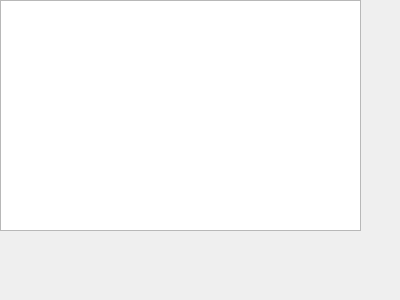
<?xml version="1.0" encoding="UTF-8"?>
<ui version="4.0">
 <class>MainWindow</class>
 <widget class="QMainWindow" name="MainWindow">
  <property name="geometry">
   <rect>
    <x>0</x>
    <y>0</y>
    <width>400</width>
    <height>300</height>
   </rect>
  </property>
  <property name="windowTitle">
   <string>MainWindow</string>
  </property>
  <property name="windowIcon">
   <iconset resource="icon.qrc">
    <normaloff>:/run.png</normaloff>:/run.png</iconset>
  </property>
  <widget class="QWidget" name="centralWidget">
   <widget class="QTextEdit" name="textEdit">
    <property name="geometry">
     <rect>
      <x>0</x>
      <y>0</y>
      <width>361</width>
      <height>231</height>
     </rect>
    </property>
   </widget>
  </widget>
  <action name="actionopen">
   <property name="text">
    <string>open</string>
   </property>
  </action>
  <action name="actionnew">
   <property name="text">
    <string>new</string>
   </property>
  </action>
  <action name="actionsave">
   <property name="text">
    <string>save</string>
   </property>
  </action>
 </widget>
 <layoutdefault spacing="6" margin="11"/>
 <resources>
  <include location="icon.qrc"/>
 </resources>
 <connections/>
</ui>
